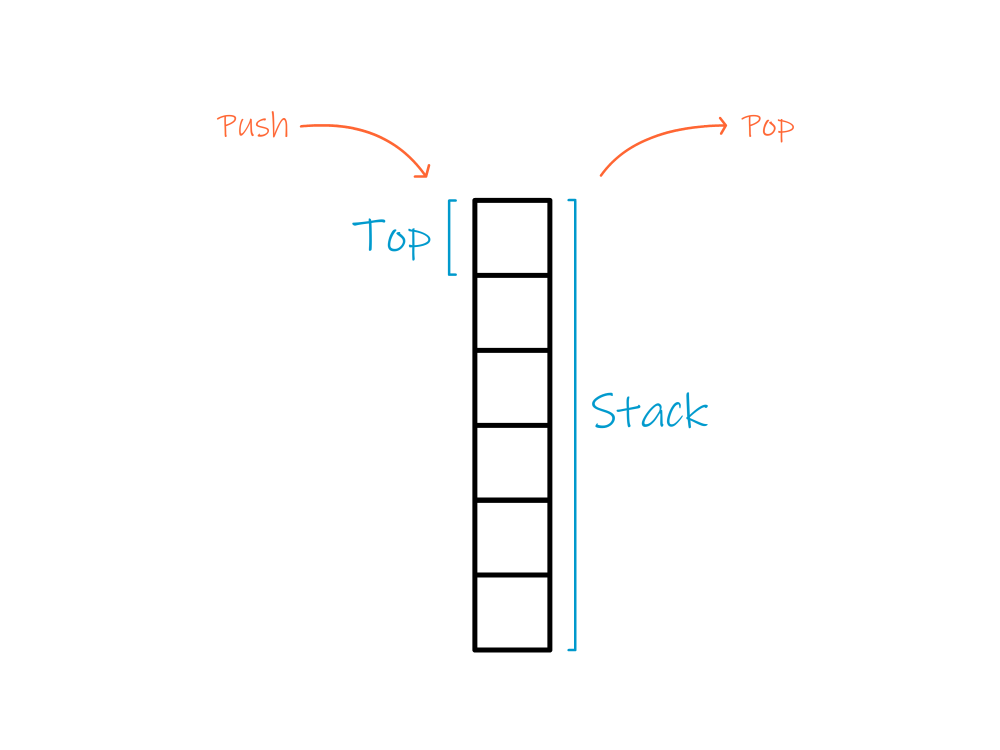
#> input picture 2-Data_Structures/Stack/stack.png, 2000 x 1500 px (shown at 1/2 size); its folder holds only this picture in this run
$ python crop_img.py
#> lines starting #> are read from the running program, lines starting #| are printed output that depends on the picture
#> the answer given: ../../2-Data_Structures/Stack
#> the answer given: ../../2-Data_Structures/Stack/stack.png
#> the answer given: 1
from PIL import Image
import os

def crop_image(origin_route,destination_route,x1_,y1_,x2_,y2_):
#> called with origin_route = '../../2-Data_Structures/Stack', destination_route = '/../2-Data_Structures/Stack/stack.png/', x1_ = 230, y1_ = 1080, x2_ = 1594, y2_ = 1840
    contenido = os.listdir(origin_route)

    for picture in (contenido):
        dir = origin_route + "/" + picture
        im = Image.open(dir)
#> im is the input picture: PIL image 2000x1500 RGBA; mean R, G, B, A 251.7, 252, 252.1, 7.8
        cropped = im.crop((x1_,y1_,x2_,y2_))
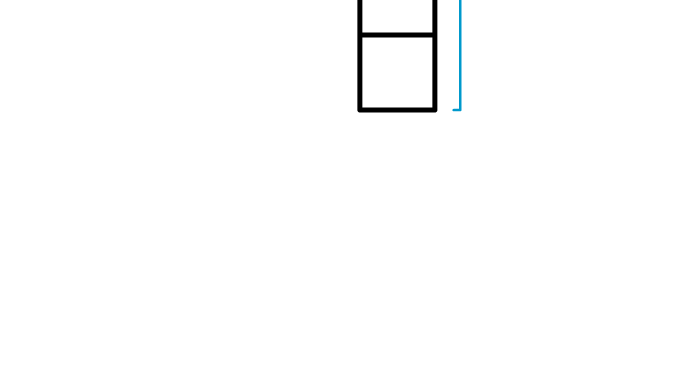
#> cropped: PIL image 1364x760 RGBA (shown at 1/2 size); mean R, G, B, A 138.8, 139, 139.1, 2.2; transparent parts drawn white
        dir = destination_route + picture
        cropped = cropped.save(dir)
        print(picture)

#            up    down  left  right
x1_list = [   0,  230,    0, 1370]
y1_list = [   0, 1080,    0,    0]
x2_list = [1920, 1594, 1920, 3286]
y2_list = [1076, 1840, 1080, 1080]

origin_path = input("Insert Origin path: ")
origin_path = origin_path.replace("C:","")
origin_path = origin_path.replace('\\','/')

destination_path = input("Insert destination path: ")
destination_path = destination_path[2:]
destination_path = destination_path.replace('\\','/')
destination_path = destination_path + '/'

position = int(input("Position of the screen to keep:\n0.-Up\n1.-Down\n2.-Left\n3.-Right\n\n"))

if(0 <= position < 4):
    x_1 = x1_list[position]
    y_1 = y1_list[position]
    x_2 = x2_list[position]
    y_2 = y2_list[position]
    print(origin_path)
    print(destination_path)
    crop_image( origin_path, destination_path, x_1, y_1, x_2, y_2 )
else:
    print("Not a valid option")
